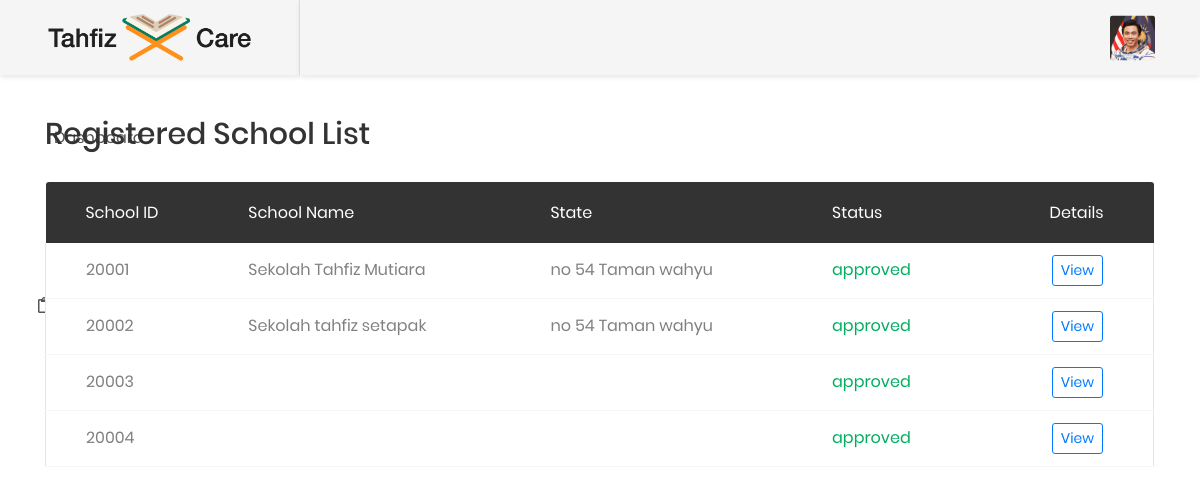
Page /admin/schoollist.php (signed in) on the committed database.
### tables this page shows
CREATE TABLE `schools` (
  `schools_ID` int(5) NOT NULL,
  `school_name` varchar(1000) DEFAULT NULL,
  `street_name` varchar(500) DEFAULT NULL,
  `state` varchar(500) DEFAULT NULL,
  `city` varchar(100) DEFAULT NULL,
  `postcode` varchar(10) DEFAULT NULL,
  `register_no` varchar(20) DEFAULT NULL,
  `status` varchar(100) DEFAULT NULL,
  `certificate_school` varchar(1000) DEFAULT NULL,
  `category_name` varchar(100) DEFAULT NULL,
  `monthly_fees` varchar(100) DEFAULT NULL,
  `descriptions` varchar(10000) DEFAULT NULL,
  `date_joined` date DEFAULT NULL,
  `school_catID` int(5) DEFAULT NULL,
  `school_url` varchar(500) DEFAULT NULL,
  `email` varchar(500) DEFAULT NULL,
  `password` varchar(100) DEFAULT NULL
);

### admin/schoollist.php (the view, shortened to what this page needs)
<?php
    include_once'../admin/header.php';
?>
<div class="main-content">
    <div class="section__content section__content--p30">
        <div class="container-fluid">
          <div class="row">
              <div class="col-md-12">
                  <div class="overview-wrap">
                      <h2 class="title-1">Registered School List</h2>
                  </div>
              </div>
          </div>
          <div class="row m-t-30">
              <div class="col-md-12">
                  <div class="table-responsive m-b-40">
                      <table class="table table-borderless table-data3">
                          <thead>
                              <tr>
                                  <th>School ID</th>
                                  <th>School Name</th>
                                  <th>State</th>
                                  <th>Status</th>
                                  <th>Details</th>
                              </tr>
                          </thead>
                          <tbody>
                              <tr>
                                <?php
               $don = $connection->query("SELECT * FROM schools");
               while($row2 = $don->fetch_array()){
                       ?>
                                  <td><?php echo $row2['schools_ID'];?></td>
                                  <td><?php echo $row2['school_name'];?></td>
                                  <td><?php echo $row2['state'];?></td>
                                  <?php if($row2['status'] =='Pending'){?>
                                  <td class="denied"><?php echo $row2['status'];?></td>
                                  <?php   } else { ?>
                                  <td class="process"><?php echo $row2['status'];?></td>
                                  <?php } ?>
                                  <td><a class="btn btn-outline-primary btn-sm" href="schoollistdetails.php?schools_ID=<?php echo $row2['schools_ID'];?>">View</a></td>
                              </tr>
                              <?php } ?>
                          </tbody>
                      </table>
                  </div>
              </div>
          </div>
        </div>
    </div>
</div>
</div>
<?php
    include_once'../admin/footer.php';
?>

### admin/header.php (shortened to what this page needs)
<html class="no-js" lang="de">
<head>
    <link href="css/font-face.css" rel="stylesheet" media="all">
    <link href="vendor/font-awesome-4.7/css/font-awesome.min.css" rel="stylesheet" media="all">
    <link href="vendor/font-awesome-5/css/fontawesome-all.min.css" rel="stylesheet" media="all">
    <link href="vendor/mdi-font/css/material-design-iconic-font.min.css" rel="stylesheet" media="all">
    <link href="vendor/bootstrap-4.1/bootstrap.min.css" rel="stylesheet" media="all">
    <link href="vendor/animsition/animsition.min.css" rel="stylesheet" media="all">
    <link href="vendor/bootstrap-progressbar/bootstrap-progressbar-3.3.4.min.css" rel="stylesheet" media="all">
    <link href="vendor/wow/animate.css" rel="stylesheet" media="all">
    <link href="vendor/css-hamburgers/hamburgers.min.css" rel="stylesheet" media="all">
    <link href="vendor/slick/slick.css" rel="stylesheet" media="all">
    <link href="vendor/select2/select2.min.css" rel="stylesheet" media="all">
    <link href="vendor/perfect-scrollbar/perfect-scrollbar.css" rel="stylesheet" media="all">
    <link href="css/font-awesome.min.css" rel="stylesheet">
		<link href="css/print.css" rel="stylesheet">
    <link href="css/theme.css" rel="stylesheet" media="all">
</head>
<body class="animsition">
    <div class="page-wrapper">
        <aside class="menu-sidebar d-none d-lg-block">
            <div class="logo">
                <a href="#">
                    <img src="../images/logos.png" />
                </a>
            </div>
            <div class="menu-sidebar__content js-scrollbar1">
                <nav class="navbar-sidebar">
                    <ul class="list-unstyled navbar__list">
                        <li>
                            <a href="index.php">
                                <i class="far fa-user-cog"></i>Dashboard</a>
                        </li>
                        <li class="has-sub">
                            <a class="js-arrow" href="#">
                                <i class="far fa-school"></i>Schools <i class="fas fa-angle-down" style="margin-left: 96px;"></i></a>
                        </li>
                        <li>
                            <a href="memberlist.php">
                                <i class="far fa-users"></i>Members List</a>
                        </li>
												<li class="has-sub">
                            <a class="js-arrow" href="#">
                                <i class="far fa-clipboard" style="padding-right:5px; padding-left:3px;"></i>Donation Report <i class="fas fa-angle-down" style="margin-left: 28px;"></i></a>
                        </li>
                        <li>
                            <a href="feedback.php">
                                <i class="far fa-comment-alt-smile" style="padding-right:2px; padding-left:1px;"></i>Feedback</a>
                        </li>
                    </ul>
                </nav>
            </div>
        </aside>
        <div class="page-container">
            <header class="header-desktop">
                <div class="section__content section__content--p30">
                    <div class="container-fluid">
                        <div class="header-wrap">
                            <div class="header-button">
                                <div class="account-wrap">
                                    <div class="account-item clearfix js-item-menu">
                                        <div class="image">
                                            <img src="images/icon/avatar-01.jpg" alt="Admin" />
                                        </div>
                                        </div>
                                    </div>
                                </div>
                            </div>
                        </div>
                    </div>
                </div>

### admin/footer.php (shortened to what this page needs)
</body>
</html>

### rows in the picture
schools: schools_ID "20001", school_name "Sekolah Tahfiz Mutiara", state "no 54 Taman wahyu", status "approved"
schools: schools_ID "20002", school_name "Sekolah tahfiz setapak", state "no 54 Taman wahyu", status "approved"
schools: schools_ID "20003", status "approved"
schools: schools_ID "20004", status "approved"
